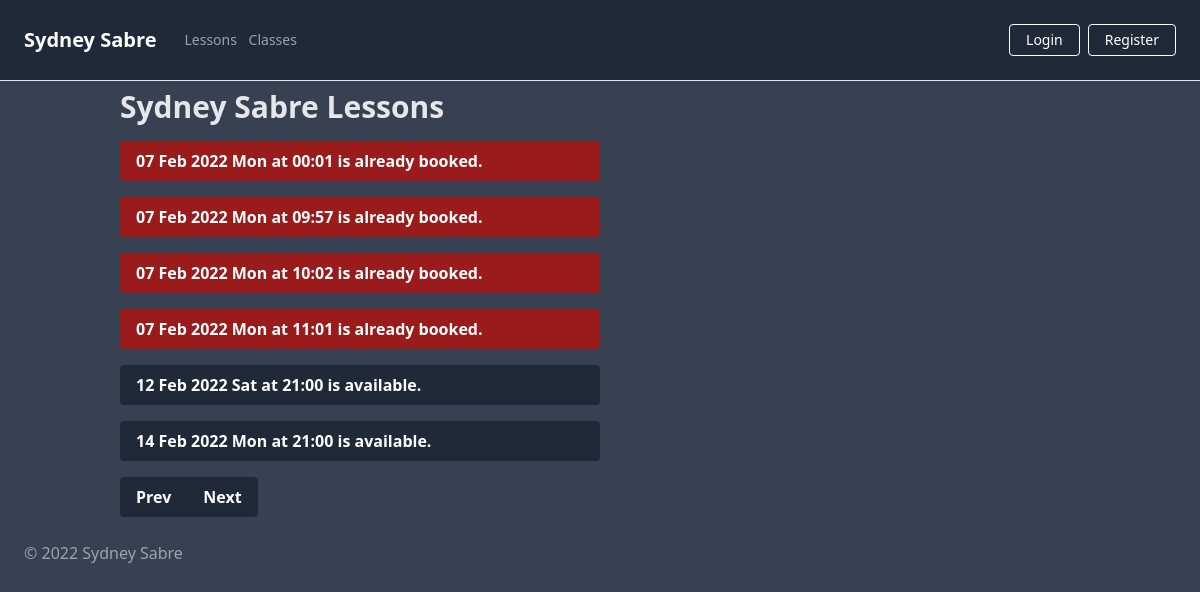
The app's page /date/2022-02-12 with its own data.
### app/models.py (models this page shows, shortened)
class Slot(db.Model):
    __tablename__ = "slots"
    id = db.Column(db.Integer, primary_key=True)
    date = db.Column(db.Date, nullable=False)
    time = db.Column(db.Time, nullable=False)
    name = db.Column(db.String(250), nullable=True)
    comment = db.Column(db.String(500), nullable=True)
    paid = db.Column(db.Boolean, default=False, nullable=True)
    completed = db.Column(db.Boolean, default=False, nullable=True)
    user_id = db.Column(db.Integer, db.ForeignKey('users.id'))

### app/routes.py (the view)
@app.route('/date/<date>')
def show_date(date):
    date = datetime.datetime.strptime(date, '%Y-%m-%d')
    date = date.date() # Strip hours from date
    date_plus_range = date + datetime.timedelta(days=SCAN_RANGE)
    date_minus_range = date - datetime.timedelta(days=SCAN_RANGE)
    slots = Slot.query.filter(and_(Slot.date < date_plus_range, Slot.date > date_minus_range)) #Show slots on current date +/- range days.
    slots_by_time = sorted(slots, key=lambda slot: slot.time)
    slots_by_timedate = sorted(slots_by_time, key=lambda slot: slot.date)
    return render_template('index.html', all_slots=slots_by_timedate, today=date, next_date=date_plus_range, prev_date=date_minus_range)

### app/templates/index.html
{% extends "base.html" %}
{% block title %}
Sydney Sabre Lessons
{% endblock %}
{% block content %}
    <div class="container">
        <h1 class="text-gray-200 my-2 text-3xl font-bold">{{ self.title() }}</h1>
        {% for slot in all_slots%}
        <div class="flex mr-auto my-4 w-full md:w-3/4 lg:w-1/2">
            {% if current_user.is_admin: %}
                <div class="flex grow">
                    {% if slot.completed == True: %}
                    <a class="grow bg-gray-700 line-through text-white font-bold py-2 px-4 rounded"
                    {% elif slot.name == None: %}
                    <a class="grow bg-gray-800 hover:bg-gray-400 text-white font-bold py-2 px-4 rounded"
                    {% elif slot.paid == True: %}
                    <a class="grow bg-green-800 hover:bg-green-400 text-white font-bold py-2 px-4 rounded"
                    {% else %}
                    <a class="grow bg-red-800 hover:bg-red-400 text-white font-bold py-2 px-4 rounded"
                    {% endif %}
                        href="{{ url_for('book_slot', slot_id=slot.id) }}">
                        {{ slot.date.strftime('%d %b %Y %a') }} at {{ slot.time.strftime('%H:%M') }} booked for {{ slot.name }}
                    </a>
                </div>
            <div class="flex">
                <a class="bg-red-400 hover:bg-red-200 text-white font-bold mx-2 px-3 py-2 rounded"
                    href="{{url_for('delete_slot', slot_id=slot.id) }}">
                    ✘
                </a>
            </div>
            <div class="flex">
                <a class="bg-green-400 hover:bg-green-200 text-white font-bold mx-2 px-3 py-2 rounded"
                    href="{{url_for('toggle_complete_slot', slot_id=slot.id) }}">
                    ✓
                </a>
            </div>
            {% else %}
                {% if slot.completed == True: %}
                <div class="flex grow">
                    <p class="grow bg-gray-700 text-white line-through font-bold py-2 px-4 rounded">
                        {{ slot.date.strftime('%d %b %Y %a') }} at {{ slot.time.strftime('%H:%M') }} is completed
                    </p>
                </div>
                {% elif slot.name == None: %}
                <div class="flex grow">
                    <a class="grow bg-gray-800 hover:bg-gray-400 text-white font-bold py-2 px-4 rounded"
                        href="{{ url_for('book_slot', slot_id=slot.id) }}">
                        {{ slot.date.strftime('%d %b %Y %a') }} at {{ slot.time.strftime('%H:%M') }} is available.
                    </a>
                </div>
                {% elif slot.paid == True: %}
                <div class="flex grow">
                    <p class="grow bg-green-600 text-white font-bold py-2 px-4 rounded">
                        {{ slot.date.strftime('%d %b %Y %a') }} at {{ slot.time.strftime('%H:%M') }} is booked and paid.
                    </p>
                </div>
                {% else %}
                <div class="flex grow">
                    <p class="grow bg-red-800 text-white font-bold py-2 px-4 rounded">
                        {{ slot.date.strftime('%d %b %Y %a') }} at {{ slot.time.strftime('%H:%M') }} is already booked.
                    </p>
                </div>
                {% endif %}
            {% endif %}
        </div>
        {% endfor%}
        <div class="inline-flex">
            <a class="bg-gray-800 hover:bg-gray-400 text-white font-bold py-2 px-4 rounded-l" href="{{url_for('show_date', date=prev_date)}}">
              Prev
            </a>
            <a class="bg-gray-800 hover:bg-gray-400 text-white font-bold py-2 px-4 rounded-r" href="{{url_for('show_date', date=next_date)}}">
              Next
            </a>
          </div>
    </div>
{% endblock %}

### app/static/css/main.css (style rules this page uses)
html { line-height: 1.5; -webkit-text-size-adjust: 100%; -moz-tab-size: 4; -o-tab-size: 4; tab-size: 4; font-family: ui-sans-serif, system-ui, -apple-system, BlinkMacSystemFont, "Segoe UI", Roboto, "Helvetica Neue", Arial, "Noto Sans", sans-serif, "Apple Color Emoji", "Segoe UI Emoji", "Segoe UI Symbol", "Noto Color Emoji"; }
body { margin: 0; line-height: inherit; }
h1, h2, h3, h4, h5, h6 { font-size: inherit; font-weight: inherit; }
a { color: inherit; text-decoration: inherit; }
blockquote, dl, dd, h1, h2, h3, h4, h5, h6, hr, figure, p, pre { margin: 0; }
.container { width: 100%; margin-right: auto; margin-left: auto; padding-right: 2rem; padding-left: 2rem; }
@media (min-width: 640px) { .container { max-width: 640px; } }
@media (min-width: 768px) { .container { max-width: 768px; } }
@media (min-width: 1024px) { .container { max-width: 1024px; } }
.my-2 { margin-top: 0.5rem; margin-bottom: 0.5rem; }
.my-4 { margin-top: 1rem; margin-bottom: 1rem; }
.mr-auto { margin-right: auto; }
.flex { display: flex; }
.inline-flex { display: inline-flex; }
.w-full { width: 100%; }
.grow { flex-grow: 1; }
.rounded { border-radius: 0.25rem; }
.rounded-l { border-top-left-radius: 0.25rem; border-bottom-left-radius: 0.25rem; }
.rounded-r { border-top-right-radius: 0.25rem; border-bottom-right-radius: 0.25rem; }
.bg-gray-700 { --tw-bg-opacity: 1; background-color: rgb(55 65 81 / var(--tw-bg-opacity)); }
.bg-gray-800 { --tw-bg-opacity: 1; background-color: rgb(31 41 55 / var(--tw-bg-opacity)); }
.bg-red-800 { --tw-bg-opacity: 1; background-color: rgb(153 27 27 / var(--tw-bg-opacity)); }
.px-4 { padding-left: 1rem; padding-right: 1rem; }
.py-2 { padding-top: 0.5rem; padding-bottom: 0.5rem; }
.text-3xl { font-size: 1.875rem; line-height: 2.25rem; }
.font-bold { font-weight: 700; }
.text-white { --tw-text-opacity: 1; color: rgb(255 255 255 / var(--tw-text-opacity)); }
.text-gray-200 { --tw-text-opacity: 1; color: rgb(229 231 235 / var(--tw-text-opacity)); }
@media (min-width: 768px) { .md\:w-3\/4 { width: 75%; } }
@media (min-width: 1024px) { .lg\:w-1\/2 { width: 50%; } }

### records on screen
Slot: date "07 Feb 2022 Mon", time "00:01"
Slot: date "07 Feb 2022 Mon", time "09:57"
Slot: date "07 Feb 2022 Mon", time "10:02"
Slot: date "07 Feb 2022 Mon", time "11:01"
Slot: date "12 Feb 2022 Sat", time "21:00"
Slot: date "14 Feb 2022 Mon", time "21:00"
